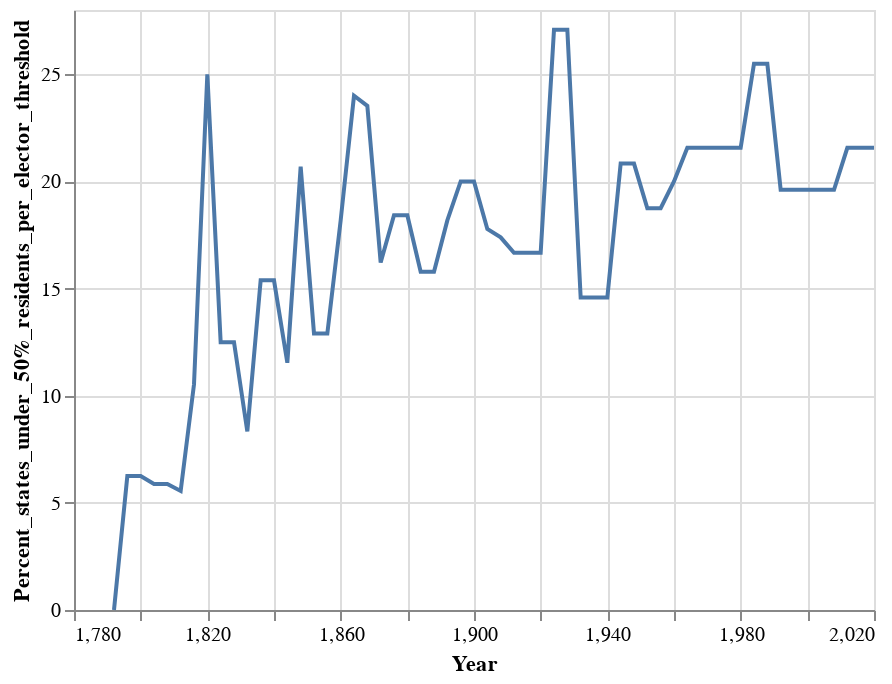

The notebook cell saved with this chart:
### Code cell
alt.Chart(
    yearly_stats_df
).mark_line().encode(
    y = "Percent_states_under_50%_residents_per_elector_threshold",
    x = "Year"
)

### Figure 1 — Vega-Lite specification as saved in the notebook (floating-point values rounded to 4 significant figures)
{"config": {"view": {"continuousWidth": 400, "continuousHeight": 300}}, "data": {"name": "data-57615daeb7d88252a120ee970cc4c08a"}, "mark": "line", "encoding": {"x": {"type": "quantitative", "field": "Year"}, "y": {"type": "quantitative", "field": "Percent_states_under_50%_residents_per_elector_threshold"}}, "$schema": "https://vega.github.io/schema/vega-lite/v4.8.1.json", "datasets": {"data-57615daeb7d88252a120ee970cc4c08a": [{"Year": 1792, "min": 17210.0, "max": 32950.0, "mean": 25570.0, "std": 5374.0, "std_over_mean": 0.2102, "max_over_min": 1.915, "Percent_states_under_50%_residents_per_elector_threshold": 0.0}, {"Year": 1796, "min": 11900.0, "max": 32950.0, "mean": 24720.0, "std": 6216.0, "std_over_mean": 0.2515, "max_over_min": 2.77, "Percent_states_under_50%_residents_per_elector_threshold": 6.25}, {"Year": 1800, "min": 11900.0, "max": 32950.0, "mean": 24720.0, "std": 6216.0, "std_over_mean": 0.2515, "max_over_min": 2.77, "Percent_states_under_50%_residents_per_elector_threshold": 6.25}, {"Year": 1804, "min": 14050.0, "max": 34560.0, "mean": 26560.0, "std": 5831.0, "std_over_mean": 0.2195, "max_over_min": 2.459, "Percent_states_under_50%_residents_per_elector_threshold": 5.882}, {"Year": 1808, "min": 14050.0, "max": 34560.0, "mean": 26560.0, "std": 5831.0, "std_over_mean": 0.2195, "max_over_min": 2.459, "Percent_states_under_50%_residents_per_elector_threshold": 5.882}, {"Year": 1812, "min": 18170.0, "max": 37740.0, "mean": 29730.0, "std": 5767.0, "std_over_mean": 0.194, "max_over_min": 2.077, "Percent_states_under_50%_residents_per_elector_threshold": 5.556}, {"Year": 1816, "min": 8173.0, "max": 37740.0, "mean": 28590.0, "std": 7474.0, "std_over_mean": 0.2614, "max_over_min": 4.617, "Percent_states_under_50%_residents_per_elector_threshold": 10.53}, {"Year": 1820, "min": 3015.0, "max": 37740.0, "mean": 25120.0, "std": 10940.0, "std_over_mean": 0.4354, "max_over_min": 12.52, "Percent_states_under_50%_residents_per_elector_threshold": 25.0}, {"Year": 1824, "min": 18400.0, "max": 45700.0, "mean": 32950.0, "std": 7154.0, "std_over_mean": 0.2171, "max_over_min": 2.483, "Percent_states_under_50%_residents_per_elector_threshold": 12.5}, {"Year": 1828, "min": 18400.0, "max": 45700.0, "mean": 32950.0, "std": 7154.0, "std_over_mean": 0.2171, "max_over_min": 2.483, "Percent_states_under_50%_residents_per_elector_threshold": 12.5}, {"Year": 1832, "min": 24300.0, "max": 52840.0, "mean": 40890.0, "std": 6954.0, "std_over_mean": 0.1701, "max_over_min": 2.174, "Percent_states_under_50%_residents_per_elector_threshold": 8.333}, {"Year": 1836, "min": 9335.0, "max": 52840.0, "mean": 38490.0, "std": 10780.0, "std_over_mean": 0.28, "max_over_min": 5.66, "Percent_states_under_50%_residents_per_elector_threshold": 15.38}, {"Year": 1840, "min": 9335.0, "max": 52840.0, "mean": 38490.0, "std": 10780.0, "std_over_mean": 0.28, "max_over_min": 5.66, "Percent_states_under_50%_residents_per_elector_threshold": 15.38}, {"Year": 1844, "min": 26030.0, "max": 69140.0, "mean": 55760.0, "std": 12230.0, "std_over_mean": 0.2192, "max_over_min": 2.656, "Percent_states_under_50%_residents_per_elector_threshold": 11.54}, {"Year": 1848, "min": 7736.0, "max": 69140.0, "mean": 51260.0, "std": 17820.0, "std_over_mean": 0.3477, "max_over_min": 8.937, "Percent_states_under_50%_residents_per_elector_threshold": 20.69}, {"Year": 1852, "min": 23150.0, "max": 90620.0, "mean": 68720.0, "std": 19020.0, "std_over_mean": 0.2768, "max_over_min": 3.915, "Percent_states_under_50%_residents_per_elector_threshold": 12.9}, {"Year": 1856, "min": 23150.0, "max": 90620.0, "mean": 68720.0, "std": 19020.0, "std_over_mean": 0.2768, "max_over_min": 3.915, "Percent_states_under_50%_residents_per_elector_threshold": 12.9}, {"Year": 1860, "min": 1519.0, "max": 90620.0, "mean": 64730.0, "std": 24390.0, "std_over_mean": 0.3768, "max_over_min": 59.65, "Percent_states_under_50%_residents_per_elector_threshold": 18.18}, {"Year": 1864, "min": 2286.0, "max": 117600.0, "mean": 78460.0, "std": 32070.0, "std_over_mean": 0.4087, "max_over_min": 51.45, "Percent_states_under_50%_residents_per_elector_threshold": 24.0}, {"Year": 1868, "min": 2286.0, "max": 120500.0, "mean": 81840.0, "std": 33710.0, "std_over_mean": 0.4118, "max_over_min": 52.73, "Percent_states_under_50%_residents_per_elector_threshold": 23.53}, {"Year": 1872, "min": 14160.0, "max": 125200.0, "mean": 90450.0, "std": 27830.0, "std_over_mean": 0.3076, "max_over_min": 8.841, "Percent_states_under_50%_residents_per_elector_threshold": 16.22}, {"Year": 1876, "min": 13290.0, "max": 125200.0, "mean": 88420.0, "std": 30170.0, "std_over_mean": 0.3412, "max_over_min": 9.424, "Percent_states_under_50%_residents_per_elector_threshold": 18.42}, {"Year": 1880, "min": 13290.0, "max": 125200.0, "mean": 88420.0, "std": 30170.0, "std_over_mean": 0.3412, "max_over_min": 9.424, "Percent_states_under_50%_residents_per_elector_threshold": 18.42}, {"Year": 1884, "min": 20760.0, "max": 142800.0, "mean": 109500.0, "std": 28470.0, "std_over_mean": 0.2601, "max_over_min": 6.878, "Percent_states_under_50%_residents_per_elector_threshold": 15.79}, {"Year": 1888, "min": 20760.0, "max": 142800.0, "mean": 109500.0, "std": 28470.0, "std_over_mean": 0.2601, "max_over_min": 6.878, "Percent_states_under_50%_residents_per_elector_threshold": 15.79}, {"Year": 1892, "min": 15780.0, "max": 166800.0, "mean": 119100.0, "std": 40100.0, "std_over_mean": 0.3366, "max_over_min": 10.56, "Percent_states_under_50%_residents_per_elector_threshold": 18.18}, {"Year": 1896, "min": 15780.0, "max": 166800.0, "mean": 118100.0, "std": 40310.0, "std_over_mean": 0.3414, "max_over_min": 10.56, "Percent_states_under_50%_residents_per_elector_threshold": 20.0}, {"Year": 1900, "min": 15780.0, "max": 166800.0, "mean": 118100.0, "std": 40310.0, "std_over_mean": 0.3414, "max_over_min": 10.56, "Percent_states_under_50%_residents_per_elector_threshold": 20.0}, {"Year": 1904, "min": 14110.0, "max": 186400.0, "mean": 133600.0, "std": 42680.0, "std_over_mean": 0.3194, "max_over_min": 13.21, "Percent_states_under_50%_residents_per_elector_threshold": 17.78}, {"Year": 1908, "min": 14110.0, "max": 186400.0, "mean": 133200.0, "std": 42310.0, "std_over_mean": 0.3177, "max_over_min": 13.21, "Percent_states_under_50%_residents_per_elector_threshold": 17.39}, {"Year": 1912, "min": 27290.0, "max": 202500.0, "mean": 148900.0, "std": 44210.0, "std_over_mean": 0.2969, "max_over_min": 7.421, "Percent_states_under_50%_residents_per_elector_threshold": 16.67}, {"Year": 1916, "min": 27290.0, "max": 202500.0, "mean": 148900.0, "std": 44210.0, "std_over_mean": 0.2969, "max_over_min": 7.421, "Percent_states_under_50%_residents_per_elector_threshold": 16.67}, {"Year": 1920, "min": 27290.0, "max": 202500.0, "mean": 148900.0, "std": 44210.0, "std_over_mean": 0.2969, "max_over_min": 7.421, "Percent_states_under_50%_residents_per_elector_threshold": 16.67}, {"Year": 1924, "min": 25800.0, "max": 263600.0, "mean": 171600.0, "std": 51350.0, "std_over_mean": 0.2993, "max_over_min": 10.22, "Percent_states_under_50%_residents_per_elector_threshold": 27.08}, {"Year": 1928, "min": 25800.0, "max": 263600.0, "mean": 171600.0, "std": 51350.0, "std_over_mean": 0.2993, "max_over_min": 10.22, "Percent_states_under_50%_residents_per_elector_threshold": 27.08}, {"Year": 1932, "min": 30350.0, "max": 267800.0, "mean": 198900.0, "std": 56250.0, "std_over_mean": 0.2828, "max_over_min": 8.824, "Percent_states_under_50%_residents_per_elector_threshold": 14.58}, {"Year": 1936, "min": 30350.0, "max": 267800.0, "mean": 198900.0, "std": 56250.0, "std_over_mean": 0.2828, "max_over_min": 8.824, "Percent_states_under_50%_residents_per_elector_threshold": 14.58}, {"Year": 1940, "min": 30350.0, "max": 267800.0, "mean": 198900.0, "std": 56250.0, "std_over_mean": 0.2828, "max_over_min": 8.824, "Percent_states_under_50%_residents_per_elector_threshold": 14.58}, {"Year": 1944, "min": 36750.0, "max": 286800.0, "mean": 212400.0, "std": 62380.0, "std_over_mean": 0.2938, "max_over_min": 7.804, "Percent_states_under_50%_residents_per_elector_threshold": 20.83}, {"Year": 1948, "min": 36750.0, "max": 286800.0, "mean": 212400.0, "std": 62380.0, "std_over_mean": 0.2938, "max_over_min": 7.804, "Percent_states_under_50%_residents_per_elector_threshold": 20.83}, {"Year": 1952, "min": 53360.0, "max": 330800.0, "mean": 242000.0, "std": 70650.0, "std_over_mean": 0.292, "max_over_min": 6.2, "Percent_states_under_50%_residents_per_elector_threshold": 18.75}, {"Year": 1956, "min": 53360.0, "max": 330800.0, "mean": 242000.0, "std": 70650.0, "std_over_mean": 0.292, "max_over_min": 6.2, "Percent_states_under_50%_residents_per_elector_threshold": 18.75}, {"Year": 1960, "min": 42880.0, "max": 330800.0, "mean": 236500.0, "std": 75380.0, "std_over_mean": 0.3187, "max_over_min": 7.715, "Percent_states_under_50%_residents_per_elector_threshold": 20.0}, {"Year": 1964, "min": 75390.0, "max": 392900.0, "mean": 281200.0, "std": 87320.0, "std_over_mean": 0.3105, "max_over_min": 5.212, "Percent_states_under_50%_residents_per_elector_threshold": 21.57}, {"Year": 1968, "min": 75390.0, "max": 392900.0, "mean": 281200.0, "std": 87320.0, "std_over_mean": 0.3105, "max_over_min": 5.212, "Percent_states_under_50%_residents_per_elector_threshold": 21.57}, {"Year": 1972, "min": 100100.0, "max": 444800.0, "mean": 317700.0, "std": 97950.0, "std_over_mean": 0.3083, "max_over_min": 4.442, "Percent_states_under_50%_residents_per_elector_threshold": 21.57}, {"Year": 1976, "min": 100100.0, "max": 444800.0, "mean": 317700.0, "std": 97950.0, "std_over_mean": 0.3083, "max_over_min": 4.442, "Percent_states_under_50%_residents_per_elector_threshold": 21.57}, {"Year": 1980, "min": 100100.0, "max": 444800.0, "mean": 317700.0, "std": 97950.0, "std_over_mean": 0.3083, "max_over_min": 4.442, "Percent_states_under_50%_residents_per_elector_threshold": 21.57}, {"Year": 1984, "min": 134000.0, "max": 503600.0, "mean": 356800.0, "std": 105400.0, "std_over_mean": 0.2954, "max_over_min": 3.759, "Percent_states_under_50%_residents_per_elector_threshold": 25.49}, {"Year": 1988, "min": 134000.0, "max": 503600.0, "mean": 356800.0, "std": 105400.0, "std_over_mean": 0.2954, "max_over_min": 3.759, "Percent_states_under_50%_residents_per_elector_threshold": 25.49}, {"Year": 1992, "min": 151200.0, "max": 551100.0, "mean": 391400.0, "std": 112200.0, "std_over_mean": 0.2866, "max_over_min": 3.645, "Percent_states_under_50%_residents_per_elector_threshold": 19.61}, {"Year": 1996, "min": 151200.0, "max": 551100.0, "mean": 391400.0, "std": 112200.0, "std_over_mean": 0.2866, "max_over_min": 3.645, "Percent_states_under_50%_residents_per_elector_threshold": 19.61}, {"Year": 2000, "min": 151200.0, "max": 551100.0, "mean": 391400.0, "std": 112200.0, "std_over_mean": 0.2866, "max_over_min": 3.645, "Percent_states_under_50%_residents_per_elector_threshold": 19.61}, {"Year": 2004, "min": 164600.0, "max": 615800.0, "mean": 443500.0, "std": 129300.0, "std_over_mean": 0.2914, "max_over_min": 3.742, "Percent_states_under_50%_residents_per_elector_threshold": 19.61}, {"Year": 2008, "min": 164600.0, "max": 615800.0, "mean": 443500.0, "std": 129300.0, "std_over_mean": 0.2914, "max_over_min": 3.742, "Percent_states_under_50%_residents_per_elector_threshold": 19.61}, {"Year": 2012, "min": 187900.0, "max": 677300.0, "mean": 486200.0, "std": 143900.0, "std_over_mean": 0.296, "max_over_min": 3.605, "Percent_states_under_50%_residents_per_elector_threshold": 21.57}, {"Year": 2016, "min": 187900.0, "max": 677300.0, "mean": 486200.0, "std": 143900.0, "std_over_mean": 0.296, "max_over_min": 3.605, "Percent_states_under_50%_residents_per_elector_threshold": 21.57}, {"Year": 2020, "min": 187900.0, "max": 677300.0, "mean": 486200.0, "std": 143900.0, "std_over_mean": 0.296, "max_over_min": 3.605, "Percent_states_under_50%_residents_per_elector_threshold": 21.57}]}}
